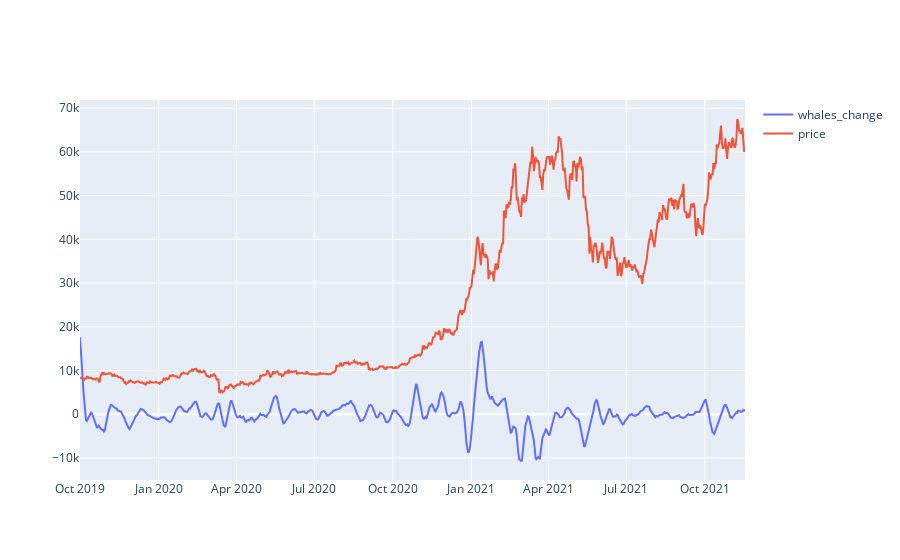

This figure's notebook cell:
### Code cell
plot_whale_change(data, 5000, 7 ,14)

### Figure 1 — Plotly figure (JSON) as saved in the notebook; plotly's stock layout.template omitted (floating-point values rounded to 4 significant figures; data arrays with more than 128 entries replaced by an {"elided": "..."} marker saying what was removed)
{"data": [{"name": "whales_change", "type": "scatter", "x": {"elided": "779 str values"}, "y": {"elided": "779 float values"}}, {"name": "price", "type": "scatter", "x": {"elided": "779 str values"}, "y": {"elided": "779 float values"}}], "layout": {"xaxis": {"anchor": "y", "domain": [0, 1]}, "yaxis": {"anchor": "x", "domain": [0, 1]}}}
